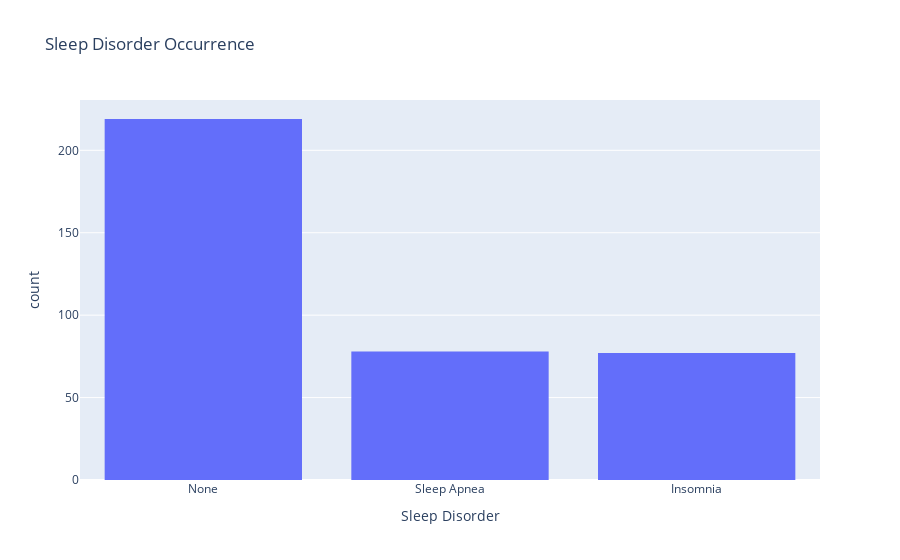

This figure's notebook cell:
### Code cell
px.histogram(sleep_df, x='Sleep Disorder', title='Sleep Disorder Occurrence')

### Figure 1 — Plotly figure (JSON) as saved in the notebook; plotly's stock layout.template omitted (floating-point values rounded to 4 significant figures; data arrays with more than 128 entries replaced by an {"elided": "..."} marker saying what was removed)
{"data": [{"alignmentgroup": "True", "bingroup": "x", "hovertemplate": "Sleep Disorder=%{x}<br>count=%{y}<extra></extra>", "legendgroup": "", "marker": {"color": "#636efa", "pattern": {"shape": ""}}, "name": "", "offsetgroup": "", "orientation": "v", "showlegend": false, "type": "histogram", "x": {"elided": "374 str values"}, "xaxis": "x", "yaxis": "y"}], "layout": {"barmode": "relative", "legend": {"tracegroupgap": 0}, "title": {"text": "Sleep Disorder Occurrence"}, "xaxis": {"anchor": "y", "domain": [0, 1], "title": {"text": "Sleep Disorder"}}, "yaxis": {"anchor": "x", "domain": [0, 1], "title": {"text": "count"}}}}
